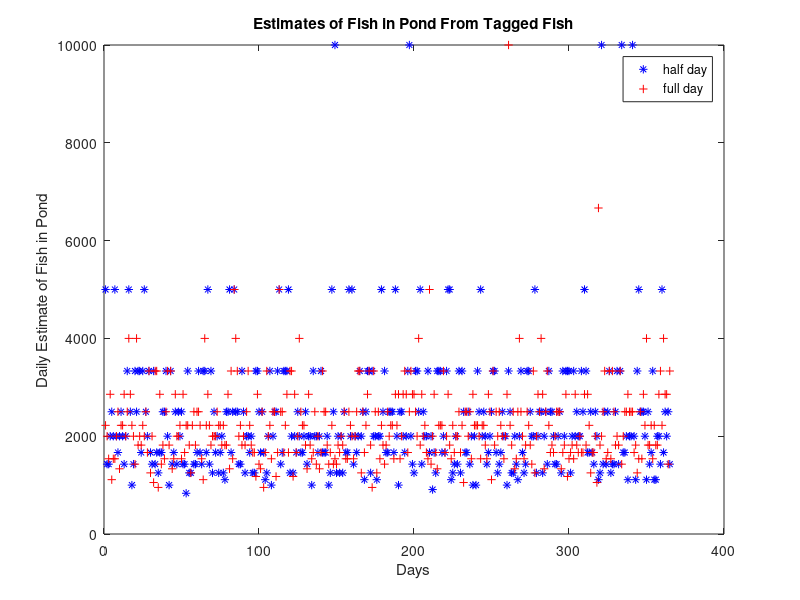

The MATLAB source for this figure:
%  William Murphy, March 30 2017  
%% Fish Estimator Function Using MC Integration 
function [stdev_halfday,mean_halfday, stdev_fullday,mean_fullday] = fishfinder

rng('shuffle')

%% Tagging Fish 
fish_rand_vector = zeros(1,2000);
C = randperm(2000,100);
fish_rand_vector(C) = 1; 
tagged_fish = sum(fish_rand_vector);

%% Year-long for loop 
for i = 1:365
    
    fish_per_day_1 = 100;
    fish_per_day_2 = 200; 
 
    % Producing number of fish estimate after half day fishing
    gone_fishing_1 = datasample(fish_rand_vector,fish_per_day_1); 
   
    number_of_fish_1(i) = (fish_per_day_1*tagged_fish)/sum(gone_fishing_1); 
    
    % Producing number of fish estimate after half day fishing
    gone_fishing_2 = datasample(fish_rand_vector,fish_per_day_2); 
   
    number_of_fish_2(i) = (fish_per_day_2*tagged_fish)/sum(gone_fishing_2);         
end

%% Calculating Outputs

mean_halfday = mean(number_of_fish_1(~isinf(number_of_fish_1)));
stdev_halfday = std(number_of_fish_1(~isinf(number_of_fish_1)));

mean_fullday = mean(number_of_fish_2(~isinf(number_of_fish_2)));
stdev_fullday = std(number_of_fish_2(~isinf(number_of_fish_2)));

%% Plotting Estimates

plot(number_of_fish_1, 'b*')
hold on 
plot(number_of_fish_2, 'r+')
title('Estimates of Fish in Pond From Tagged Fish')
xlabel('Days')
ylabel('Daily Estimate of Fish in Pond')
legend('half day','full day')

end 
